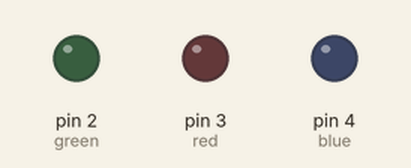
Bench run of a sketch on a simulated Arduino Uno, built with avr-gcc and run on an emulated ATmega328P. Shown: output pins drawn as LEDs (lit = HIGH).

Above: at 0.05 s.
At 0.65 s:
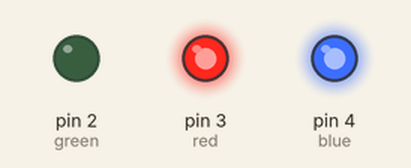
At 0.95 s:
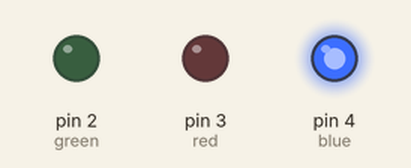
At 1.35 s:
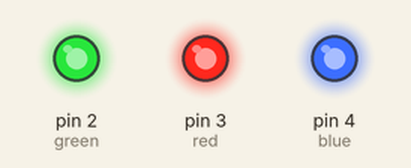
At 2.05 s:
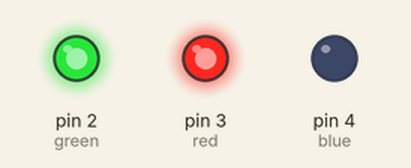
At 2.7 s:
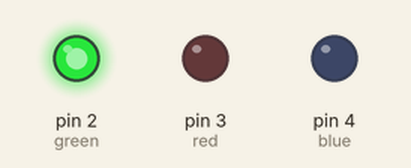
Timing chart, 0 to 3.0 s (numbered marks = the images above):
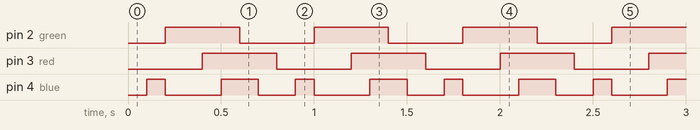

The sketch:

C5_grey.ino
```cpp
int green=2;
int red =3;
int blue =4;

void setup() {
  pinMode(red,OUTPUT);
   pinMode(green,OUTPUT);
    pinMode(blue,OUTPUT);
  // put your setup code here, to run once:

}

void loop() {
  digitalWrite(red,LOW);
   digitalWrite(green,LOW);
    digitalWrite(blue,LOW);
    delay(100);
    digitalWrite(red,LOW);
   digitalWrite(green,LOW);
    digitalWrite(blue,HIGH);
    delay(100);
    digitalWrite(red,LOW);
   digitalWrite(green,HIGH);
    digitalWrite(blue,LOW);
    delay(100);
    digitalWrite(red,LOW);
   digitalWrite(green,HIGH);
    digitalWrite(blue,LOW);
    delay(100);
    digitalWrite(red,HIGH);
   digitalWrite(green,HIGH);
    digitalWrite(blue,LOW);
    delay(100);
    digitalWrite(red,HIGH);
   digitalWrite(green,HIGH);
    digitalWrite(blue,HIGH);
    delay(100);
    digitalWrite(red,HIGH);
   digitalWrite(green,LOW);
    digitalWrite(blue,HIGH);
    delay(100);
    digitalWrite(red,HIGH);
   digitalWrite(green,LOW);
    digitalWrite(blue,LOW);
    delay(100);


  // put your main code here, to run repeatedly:

}
```

Measured:
- by itself, pin 2 (green), pin 3 (red): alternates HIGH for 0.40 s and LOW for 0.40 s
- by itself, pin 4 (blue): repeats every 0.80 s: LOW 0.30 s, HIGH 0.20 s, LOW 0.20 s, HIGH 0.10 s
- by itself, everything shown: repeats every 0.80 s, in 7 steps
